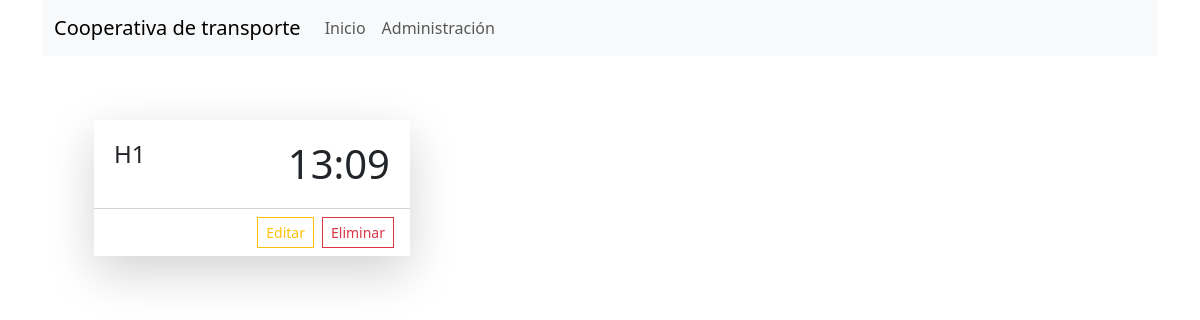
Page /horarios/ on the earlier database version.
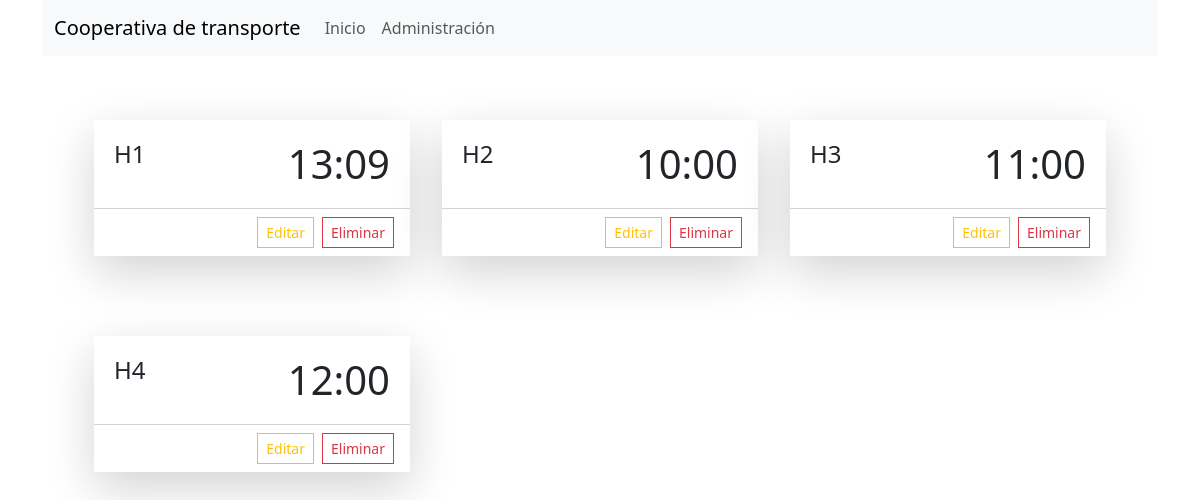
Same page on the later database version.
### Apps/horarios/models.py (models this page shows, shortened)
class Horario(models.Model):
    id = models.AutoField(primary_key=True)
    codigo = models.CharField(max_length=10, unique=True)
    hora = models.TimeField()

### Apps/horarios/views.py (the view)
# urls.py: path('', views.inicio),
def inicio(request):
    return render(request, 'horarios.html', {'horarios':Horario.objects.all(),
                                          'titulo':'HORARIOS'})

### Apps/horarios/templates/horarios.html (shortened to what this page needs)
{% extends 'base.html' %}
{% block body %}
    <div class="row p-5">
        {% for h in horarios %}
        <div class="col-sm-4 p-3 mb-5">
            <div class="rounded-0 border-0 card shadow-lg">
                <div class="card-body">
                  <div class="d-flex justify-content-between p-md-1">
                    <div class="d-flex justify-content-end">
                      <div>
                        <h4>{{h.codigo}}</h4>
                      </div>
                    </div>
                    <div class="align-self-center">
                      <h2 class="h1 mb-0">{{h.hora}}</h2>
                    </div>
                  </div>
                </div>
                <div class="card-footer bg-body">
                    <div class="d-flex justify-content-end align-items-center">
                        <a href="/horarios/administracion/editar/{{h.id}}" class="rounded-0 btn btn-sm me-2 btn-outline-warning">Editar</a>
                        <form action="/horarios/administracion/eliminar/{{h.id}}" method="post">
                            <button class="rounded-0 btn btn-outline-danger btn-sm">
                                Eliminar
                            </button>
                        </form>
                    </div>
                </div>
            </div>
        </div>
        {% endfor %}
    </div>
{% endblock  %}

Differences in the rows shown:
added Horario: codigo "H2", hora "10:00"
added Horario: codigo "H3", hora "11:00"
added Horario: codigo "H4", hora "12:00"
